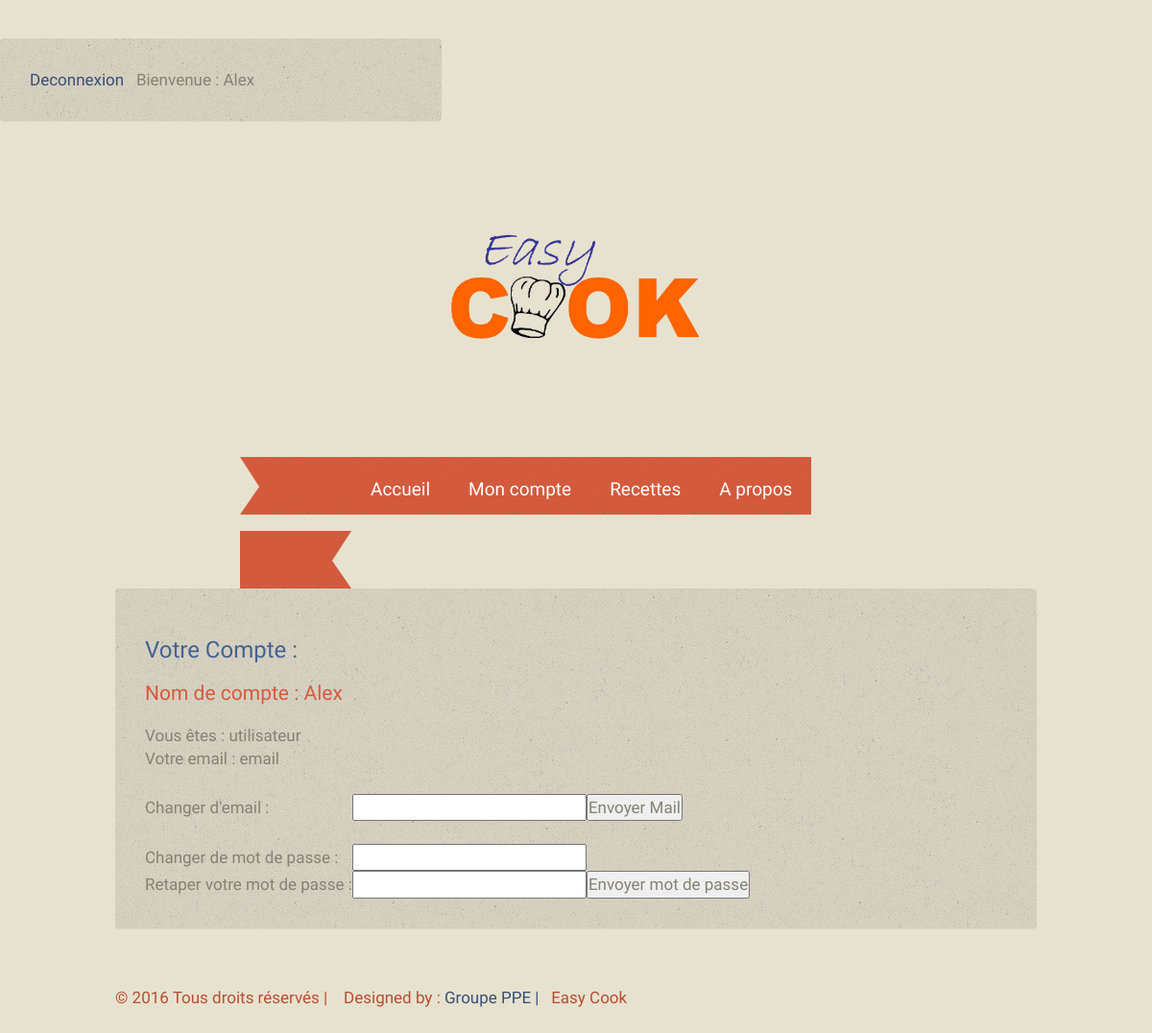
Before: /vue/compte.php (signed in) with the older database file.
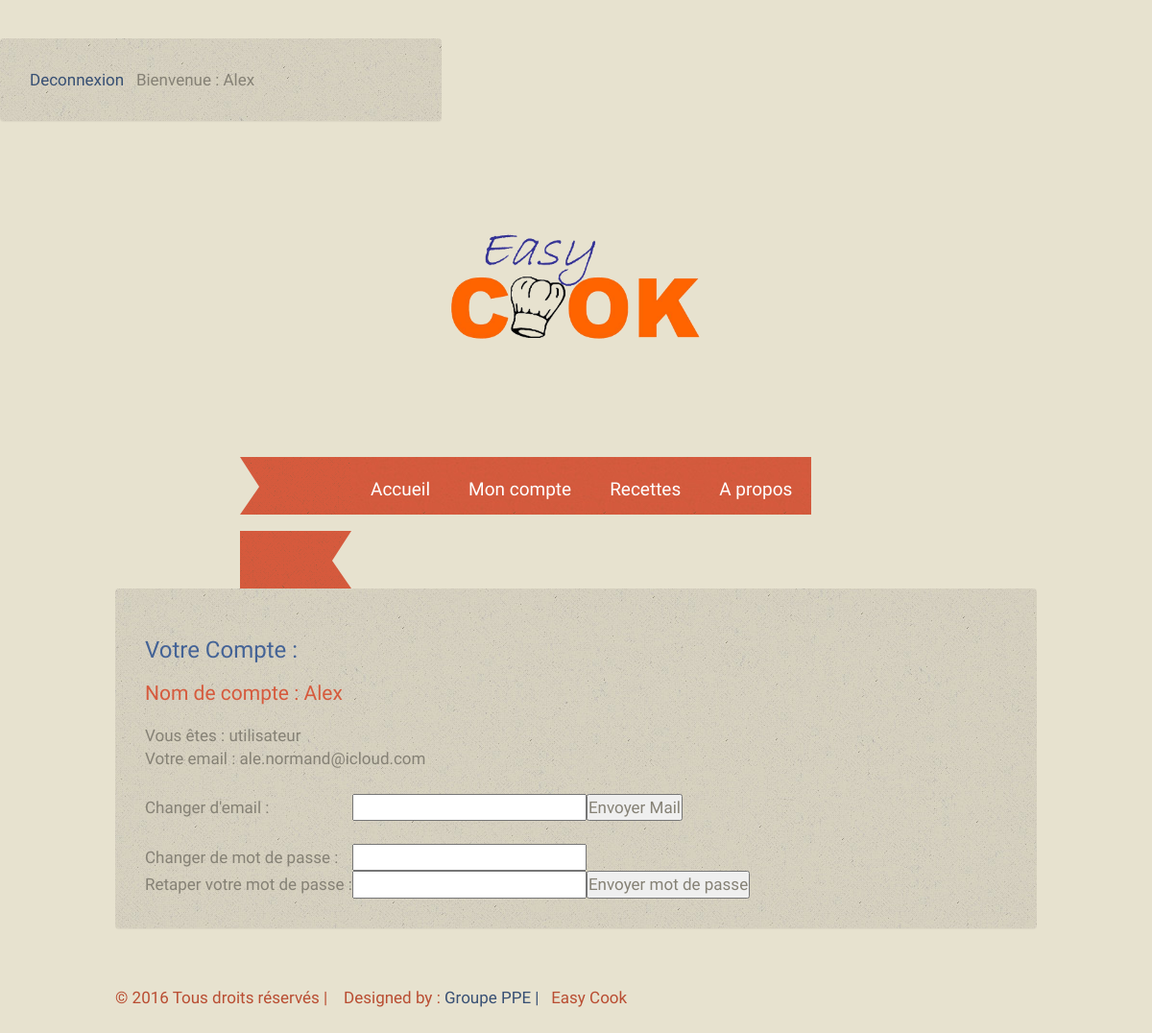
After: the same page with the newer database file.
### tables this page shows
CREATE TABLE IF NOT EXISTS `utilisateur` (
  `id` int(11) NOT NULL AUTO_INCREMENT,
  `pseudo` varchar(25) DEFAULT NULL,
  `passe` varchar(255) DEFAULT NULL,
  `mail` varchar(50) DEFAULT NULL,
  `photo` varchar(255) DEFAULT NULL,
  `type` varchar(20) NOT NULL,
  PRIMARY KEY (`id`)
);

### vue/compte.php (the view, shortened to what this page needs)
<!DOCTYPE html PUBLIC "-//W3C//DTD XHTML 1.0 Transitional//EN" "http://www.w3.org/TR/xhtml1/DTD/xhtml1-transitional.dtd">
<html xmlns="http://www.w3.org/1999/xhtml">
    <head>
        <link href="../css/styles.css" rel="stylesheet" type="text/css" />
        <link rel="stylesheet" href="../css/superfish.css" media="screen">
    </head>
    <body>
        <?php
        include("../include/head.php");
        if (empty($_SESSION["pseudo"])) {
            header('Location:connexion.php');
        } else {
        ?>
        <div class="page">
            <div class="panel">
                <div class="title">
                    <h1>Votre Compte :</h1>
                    <h2><?php echo "Nom de compte : " . $_SESSION['pseudo']; ?></h2>
                </div>
                <?php
            $pseudoSession = $_SESSION['pseudo'];
            $sqlMail = 'SELECT * FROM utilisateur WHERE pseudo = "'. $pseudoSession .'" ';
            $rs = mysql_query($sqlMail) or exit(mysql_error());
            $row = mysql_fetch_array($rs);
            echo "Vous êtes : " . $row['type']. "<br>";
            echo "Votre email : " . $row['mail'] . "<br><br>";
                ?>
                <table>
                    <form method="post" action="../traitement/update_acc.php">
                        <tr>
                            <td>Changer d'email : </td>
                            <td><input name='newMail'required/></td>
                            <td><input type='submit' name='valid' value='Envoyer Mail'></td>
                        </tr>
                    </form>
                    <form method="post" action="../traitement/update_acc.php">
                        <tr>
                            <td><br></td>
                        </tr>
                        <tr>
                            <td>Changer de mot de passe : </td>
                            <td><input name='newPassword' type="password" required/></td>
                        </tr>
                        <tr>
                            <td>Retaper votre mot de passe : </td>
                            <td><input name='newPassword2' type='password' required/> </td>
                            <td><input name='valid' type='submit' value="Envoyer mot de passe"></td>
                        </tr>
                    </form>
                </table>
            </div>
        </div>
        <?php
        }
        include("../include/footer.php");
        ?>

### include/head.php (shortened to what this page needs)
<!DOCTYPE html PUBLIC "-//W3C//DTD XHTML 1.0 Transitional//EN" "http://www.w3.org/TR/xhtml1/DTD/xhtml1-transitional.dtd">
<html xmlns="http://www.w3.org/1999/xhtml">
    <head>
        <link href="../css/styles.css" rel="stylesheet" type="text/css" />
        <link rel="stylesheet" href="https://maxcdn.bootstrapcdn.com/bootstrap/3.3.7/css/bootstrap.min.css">
        <link rel="stylesheet" href="../css/superfish.css" media="screen">
    </head>
    <div class="box">
        <div class="panel">
            <?php
            if (!empty($_SESSION['pseudo'])) {
                echo '<a href="../traitement/logout.php">Deconnexion</a>'; echo "&nbsp; &nbsp";
                echo "Bienvenue : " . $_SESSION['pseudo'];
            } else {
                echo '<a href="../vue/inscription.php">Inscription</a>'; echo "&nbsp; &nbsp";
                echo '<a href="../vue/connexion.php">Se Connecter</a>';
            }
            ?>
        </div>
    </div>
    <div class="header-wrap">
        <div class="logo">
            <a href="../vue/index.php"><img src="../images/easy_cook.png" width="300px" height="250px"></a>
        </div>
        <div class="menu"> <img src="../images/menu-left.png" alt="image"/>
            <ul class="sf-menu" id="example">
                <li><a href="../vue/index.php">Accueil</a></li>
                <li><a href="../vue/compte.php">Mon compte</a>
                </li>
                <li class="current"> <a href="../vue/recette.php">Recettes</a>
                </li>
                <li> <a href="../vue/contact.php">A propos</a>
                </li>
            </ul>
            <img src="../images/menu-right.png" alt="image"/> </div>
    </div>

### include/footer.php (shortened to what this page needs)
<!DOCTYPE html PUBLIC "-//W3C//DTD XHTML 1.0 Transitional//EN" "http://www.w3.org/TR/xhtml1/DTD/xhtml1-transitional.dtd">
<html xmlns="http://www.w3.org/1999/xhtml">
<head>
<link href="../css/styles.css" rel="stylesheet" type="text/css" />
<link rel="stylesheet" href="../css/superfish.css" media="screen">
</head>
<div class="copyright-wrap">
  <div class="copyright">
    <div class="content">
      <p>© 2016 Tous droits réservés  | &nbsp;&nbsp;
        Designed by :<a href="#"> Groupe PPE |</a>&nbsp;&nbsp;
        <a href="#" class="link"> Easy Cook</a></p>
    </div>
  </div>
</div>
</body>
</html>

### css/styles.css (style rules this page uses)
* { padding:0; margin:0; }
body { font-family: 'Rokkitt', serif; font-size:17px; background:#e7e2cf; color:#858175; }
img { border:none; }
h1 { font-family: 'Lobster Two', cursive; font-size:24px; color:#446396; font-weight:normal; }
h2 { font-family: 'Rokkitt', serif; font-size:21px; color:#d65a3d; font-weight:normal; }
a { text-decoration:none; color:#385074; }
.page { width:960px; overflow:hidden; margin:0 auto; }
.box { width:460px; float:left; margin-bottom:40px; }
.header-wrap { width:960px; margin:0px auto 50px auto; }
.logo { margin:0 auto; width:300px; margin-top:40px; margin-bottom:40px; }
.panel { overflow:hidden; background: url(../images/bg3.jpg); padding:30px; }
.title { margin-bottom:20px; margin-top:15px; }
.content p { padding-bottom:10px; }
.menu { margin:0 auto; width:700px; }
.menu img { float:left; }
.copyright-wrap { overflow:hidden; }
.copyright { width:960px; margin:0 auto; padding-top:40px; padding-bottom:20px; }
.copyright .content p { color:#b94d32; font-size:17px; }
.copyright .content p a.link { text-decoration:none; color:#b94d32; }

### css/superfish.css (style rules this page uses)
.sf-menu { background:url(../images/bg1.jpg) repeat-x center; float:left; height:60px; }
.sf-menu, .sf-menu * { margin: 0; padding: 0; list-style: none; }
.sf-menu li { position: relative; }
.sf-menu > li { float:left; list-style:none; color:#533c47; }
.sf-menu > li a { font-family: 'Rokkitt', serif; font-size:19px; color:#fff; text-align:left; }
.sf-menu a { display: block; position: relative; font-family: 'Rokkitt', serif; font-size:19px; color:#afb0a9; text-align:center; }
.sf-menu { margin-bottom: 1em; }
.sf-menu a { padding:20px; text-decoration:none; zoom: 1; text-transform:none; }
.sf-menu a { color: #13a; text-transform:none; }
.sf-menu li { white-space: nowrap; *white-space: normal; -webkit-transition: background .2s; transition: background .2s; }
.current { text-transform:none; }

Changed rows visible on the page:
changed utilisateur "utilisateur": mail "email" → "ale.normand@icloud.com"
